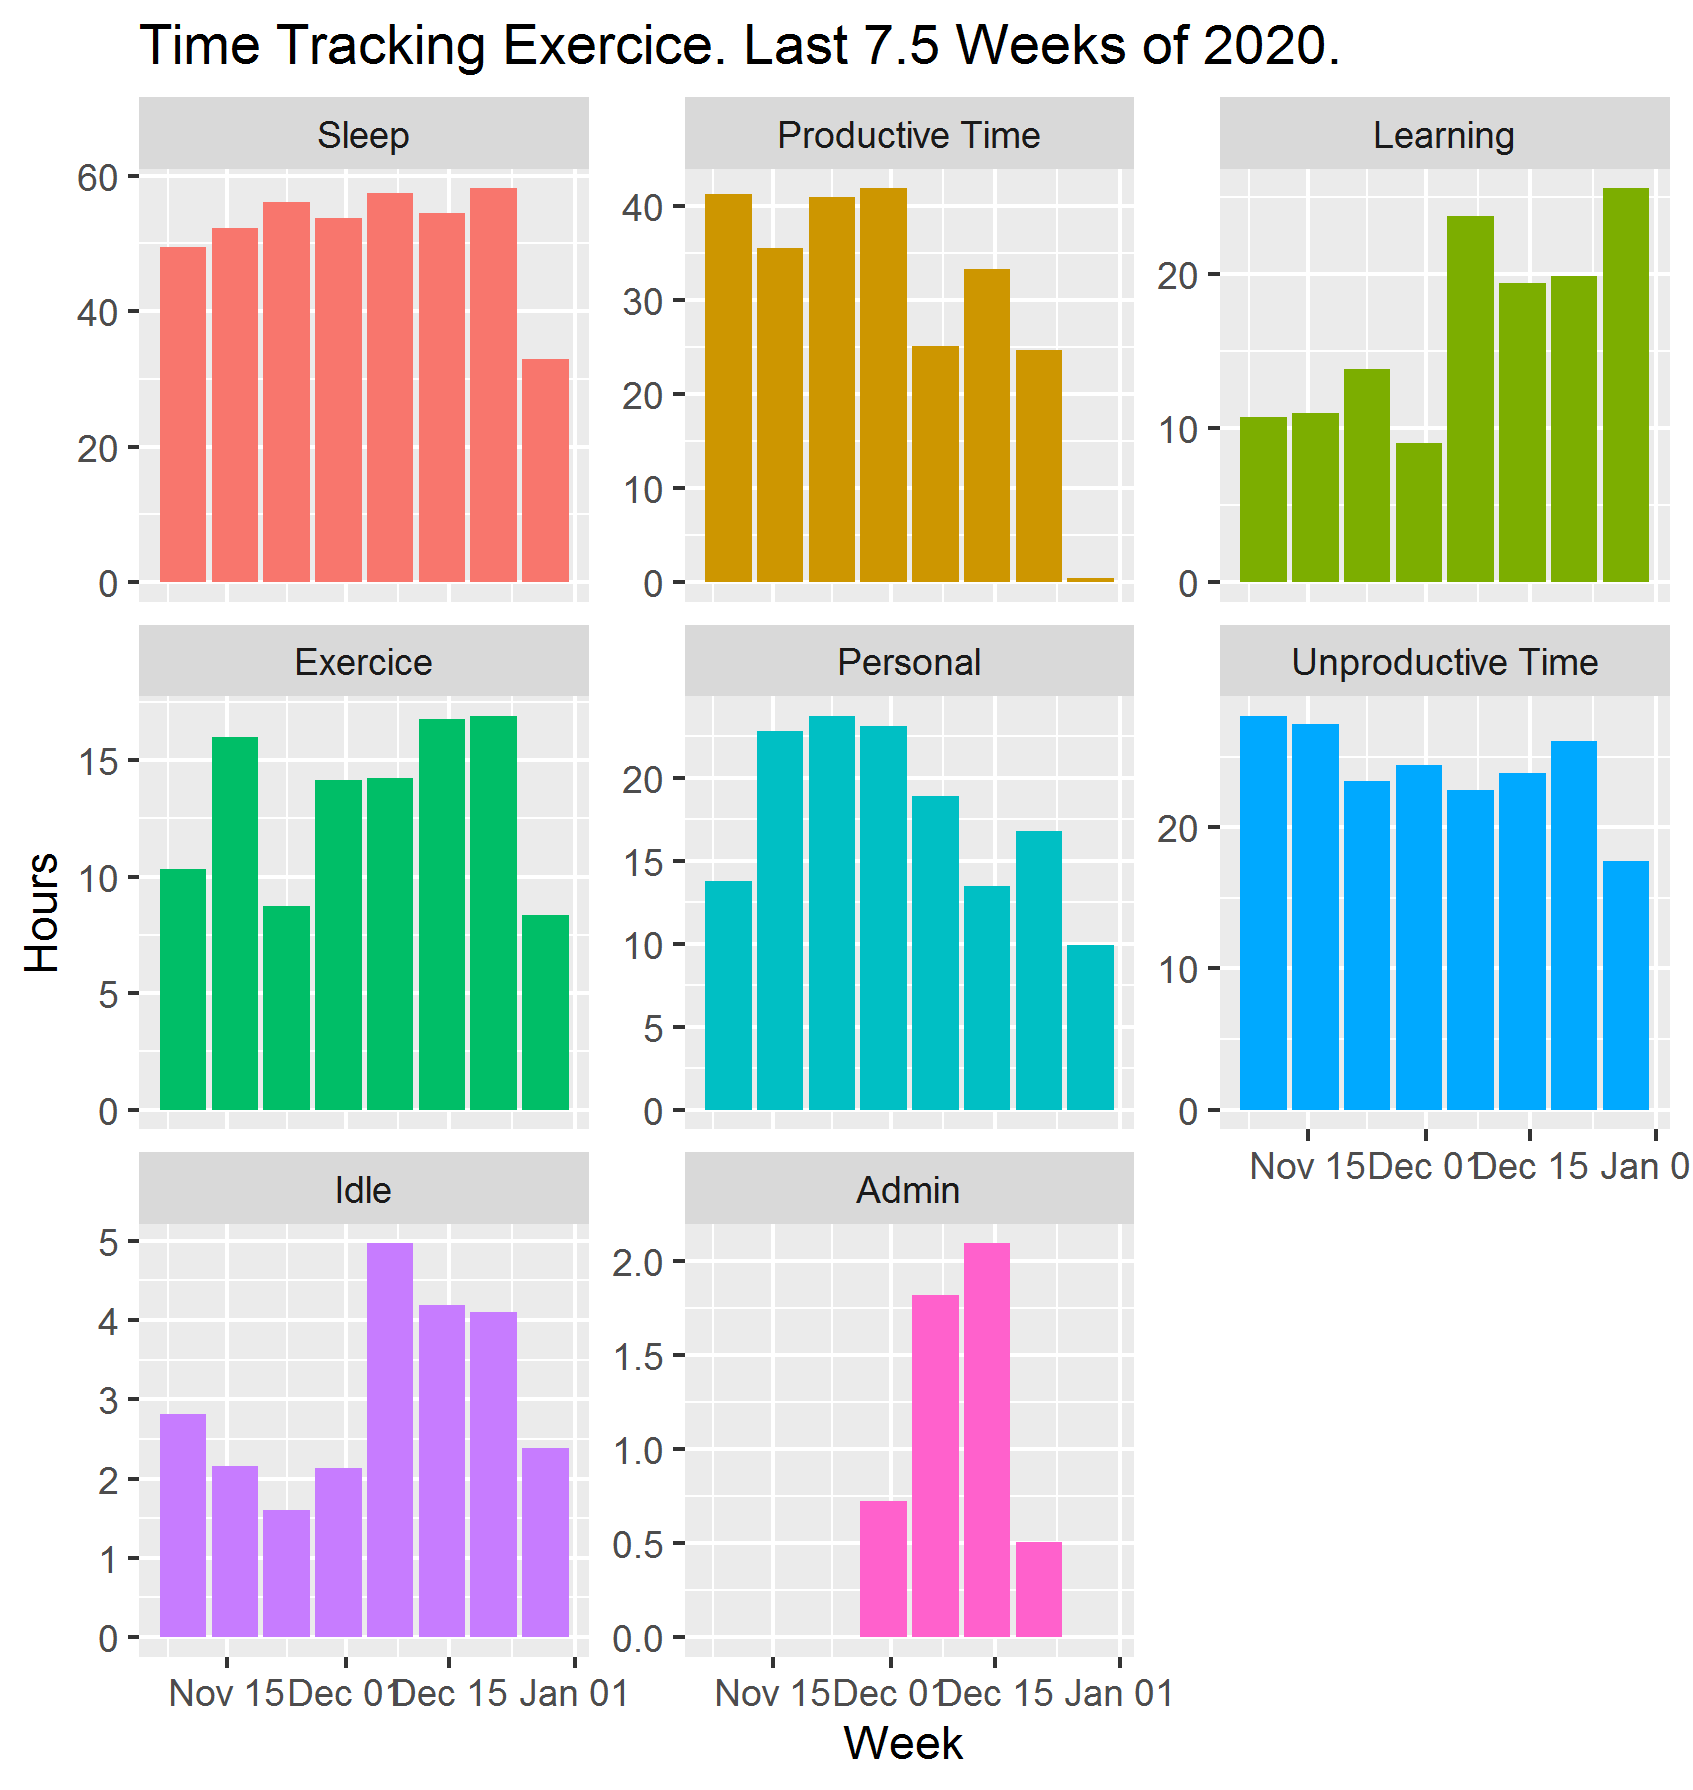

The R source for this figure:
library(tidyverse)
library(lubridate)

dat <- read_csv(here::here("toggl_track", "summary.csv"))

clean <- dat %>%
  janitor::clean_names() %>% 
  mutate(date = dmy(date), project = factor(project, 
                                            levels = c("Sleep", 
                                                       "Productive Time", 
                                                       "Learning", 
                                                       "Exercice", 
                                                       "Personal", 
                                                       "Unproductive Time", 
                                                       "Idle", 
                                                       "Admin"))) %>% 
  select(project, duration, date) %>% 
  group_by(project, date) %>% 
  summarize(time = as.duration(sum(duration))/3600) %>%
  arrange(date) %>% 
  ungroup()

clean %>% 
  ggplot(aes(date, time, fill = project)) +
  geom_col() +
  facet_wrap(~project, scales = "free_y") +
  labs(x = "Week",
       y = "Hours",
       title = "Time Tracking Exercice. Last 7.5 Weeks of 2020.",
       fill = "") +
  theme(legend.position="none")

ggsave(here::here("toggl_track", "time_tracking.png"))
       